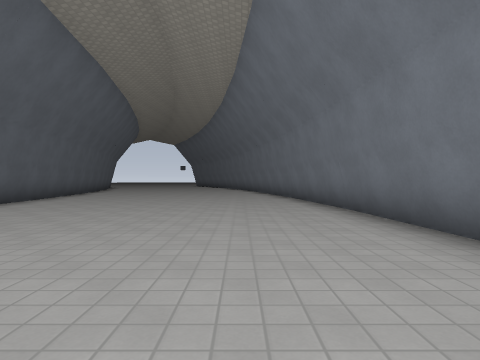
View 1 (above)

17 first-person views from a walk through a 3-D level made in the Godot game engine. The camera is 1.2 m above the floor, looks level and sees 75° across. The floor is counted in squares, 2 m on a side. Each view is taken from the middle of a square. On the plan, view 1 faces up. The plan holds only what a view shows up to about 9 squares ahead; the rest is blank. The place goes on beyond the plan. Surface patterns are stand-ins for the level's own textures.

View 2
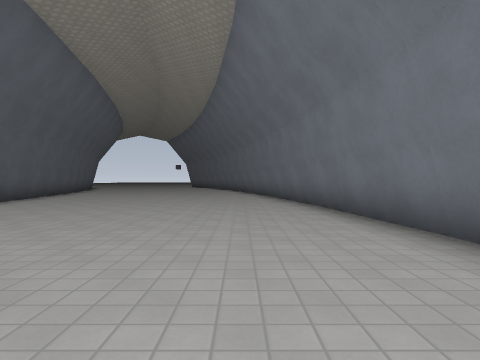

View 3
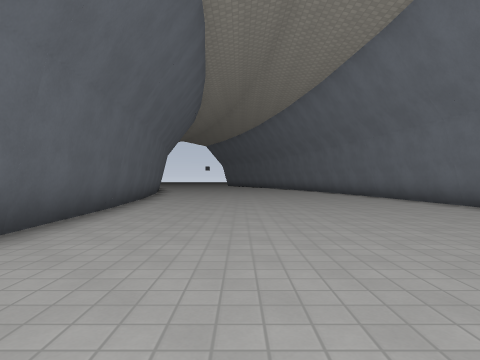

View 4
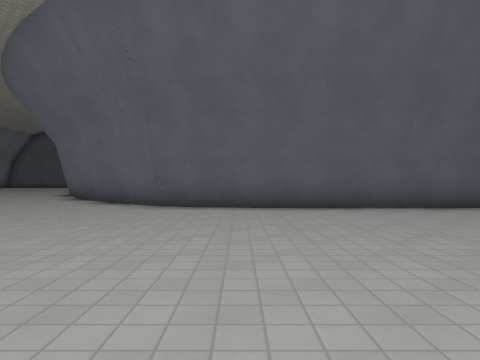

View 5
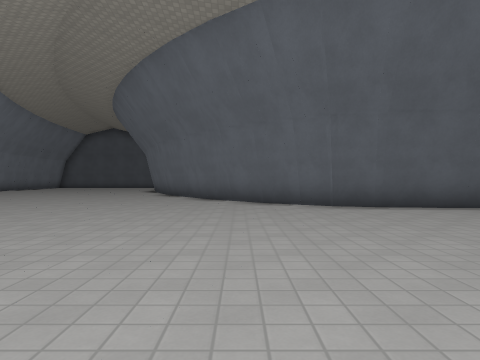

View 6
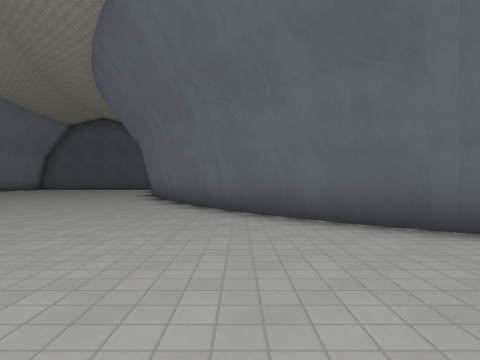

View 7
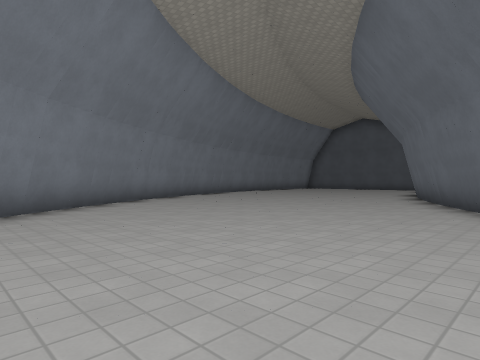

View 8
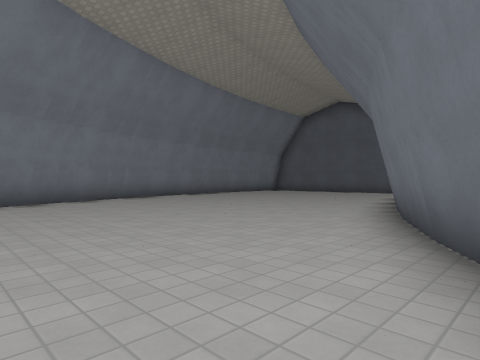

View 9
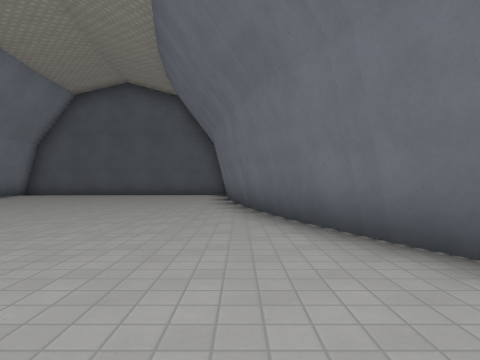

View 10
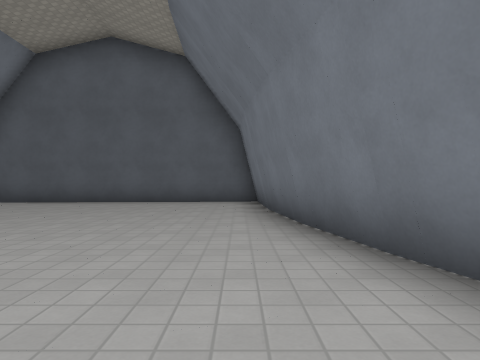

View 11
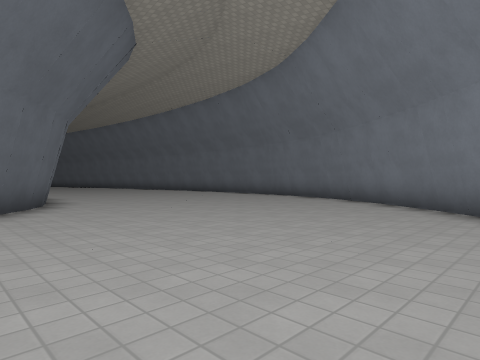

View 12
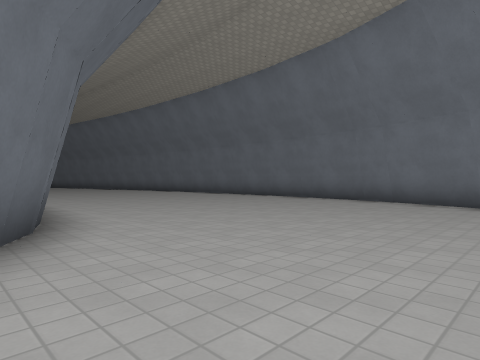

View 13
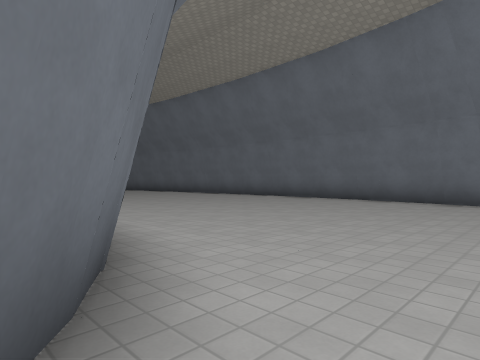

View 14
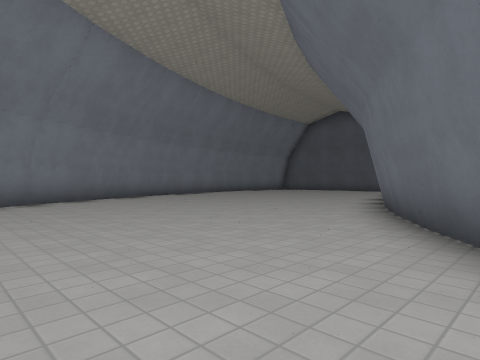

View 15
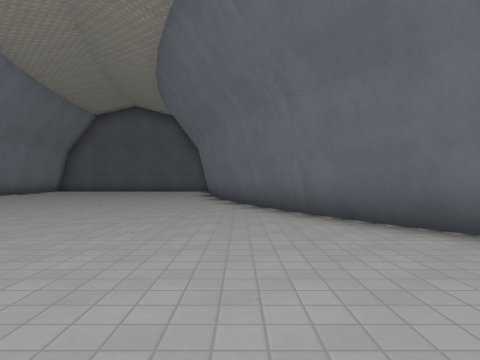

View 16
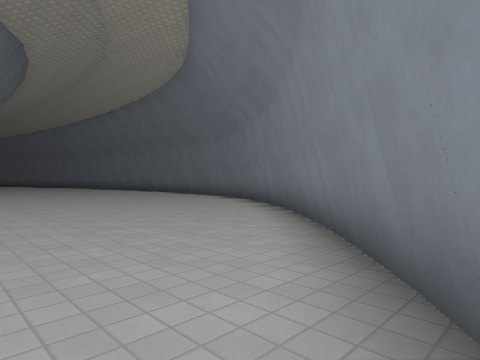

View 17
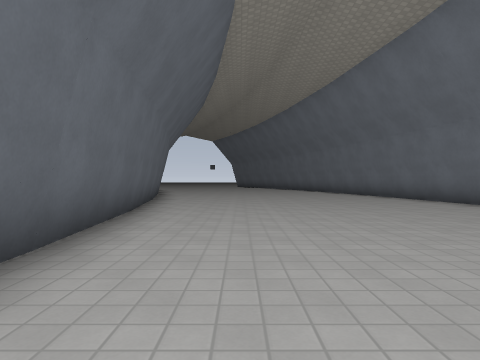

### Floor plan
Points are (right, up) in squares from view 1. A wall is a line through its corners. A room is listed if a view was taken in it or the views show most of it. See-through windows are left out.
Room 1 (views 1, 2, 3, 4, 5, 6, 7, 8, 9, 10, 11, 12, 13, 14, 15, 16, 17)
walls: (-6.1, -2.9) (-6.5, -3.7); (-7.1, -4.4) (-8.9, -6.5); (-5.8, -2) (-6, -2.8); (-8, -5.5) (-10.4, -7.3); (-8.1, -5.5) (-9, -6.3); (-5.5, -0.1) (-5.9, -2.9) (-7.1, -4.5); (-10.2, -7.3) (-14.5, -9.4); (0, -7.9) (1.1, -5.9); (1, -5.9) (1.7, -3.9) (2.2, -1.2); (-1.2, -9.5) (0.1, -7.8); (-2.9, -11.3) (-1.2, -9.4); (-6.2, -13.9) (-2.7, -11.3); (-14.5, -9.3) (-18.2, -10.4); (2.2, 2.7) (2.1, 5.7); (2.4, 2.9) (1.5, 12.1); (-9, -15.4) (-6.2, -13.7); (-16.4, -9.9) (-20.3, -10.7); (-5.8, 9) (-5.3, -0.3); (-18.6, -10.2) (-22.7, -10.7) (-22.5, -15.5); (-6.5, 12.1) (-5.9, 8.8)
low walls: (-5.6, 2.2) (-5.6, 0); (-5.9, 7.4) (-5.8, 5.9); (-6.1, 9) (-5.9, 7.5)

Where each view was taken, in squares from view 1:
view 1: 0 up, 0 right, facing up
view 2: 3 up, 0 right, facing up
view 3: 1 down, 3 left, facing up
view 4: 1 down, 1 right, facing left
view 5: 5 down, 1 right, facing left
view 6: 6 down, 3 left, facing left
view 7: 6 down, 3 left, facing down-left
view 8: 7 down, 8 left, facing down-left
view 9: 10 down, 10 left, facing left
view 10: 11 down, 14 left, facing left
view 11: 11 down, 8 left, facing up-right
view 12: 7 down, 7 left, facing up-right
view 13: 5 down, 7 left, facing up-right
view 14: 6 down, 6 left, facing down-left
view 15: 9 down, 6 left, facing left
view 16: 13 down, 6 left, facing up-right
view 17: 3 up, 4 left, facing up
